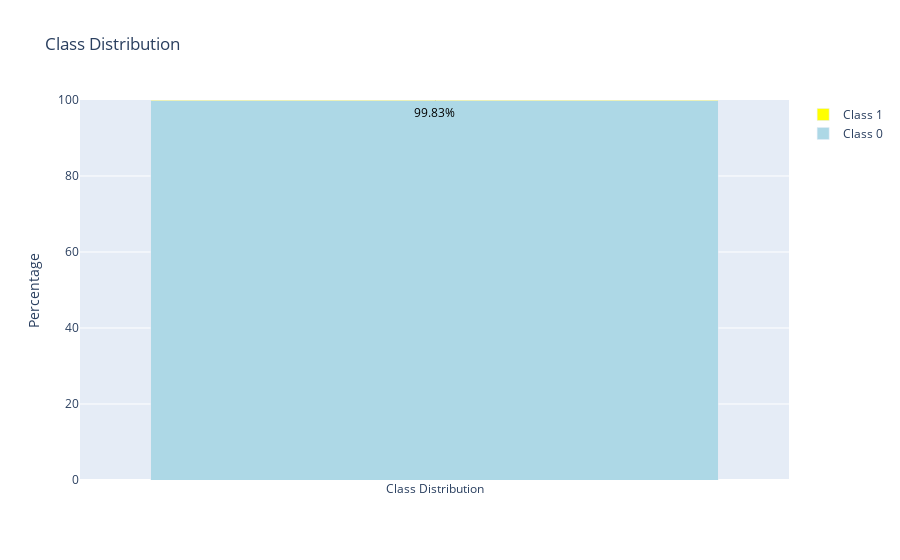

Source (notebook cell):
### Code cell
# Calculate the percentage of each class
class_counts = df['Class'].value_counts(normalize=True) * 100

# Create the figure
fig = go.Figure(data=[
    go.Bar(
        name='Class 0',
        x=['Class Distribution'],
        y=[class_counts[0]],
        marker_color='lightblue',
        text=f"{class_counts[0]:.2f}%",  # Add percentage text
        textposition='inside',  # Position the text inside the bar
        textfont=dict(color='black')  # Set text color
    ),
    go.Bar(
        name='Class 1',
        x=['Class Distribution'],
        y=[class_counts[1]],
        marker_color='yellow',
        text=f"{class_counts[1]:.2f}%",  # Add percentage text
        textposition='inside',  # Position the text inside the bar
        textfont=dict(color='black')  # Set text color
    )
])

# Update layout to stack the bars
fig.update_layout(
    barmode='stack',  # Stack the bars
    title='Class Distribution',
    xaxis_title='',
    yaxis_title='Percentage',
    yaxis=dict(range=[0, 100]),  # Set y-axis from 0 to 100
    showlegend=True
)

# Show the figure
fig.show()

### Figure 1 — Plotly figure (JSON) as saved in the notebook; plotly's stock layout.template omitted (floating-point values rounded to 4 significant figures)
{"data": [{"marker": {"color": "lightblue"}, "name": "Class 0", "text": "99.83%", "textfont": {"color": "black"}, "textposition": "inside", "type": "bar", "x": ["Class Distribution"], "y": [99.83]}, {"marker": {"color": "yellow"}, "name": "Class 1", "text": "0.17%", "textfont": {"color": "black"}, "textposition": "inside", "type": "bar", "x": ["Class Distribution"], "y": [0.1727]}], "layout": {"barmode": "stack", "showlegend": true, "title": {"text": "Class Distribution"}, "xaxis": {"title": {"text": ""}}, "yaxis": {"range": [0, 100], "title": {"text": "Percentage"}}}}
